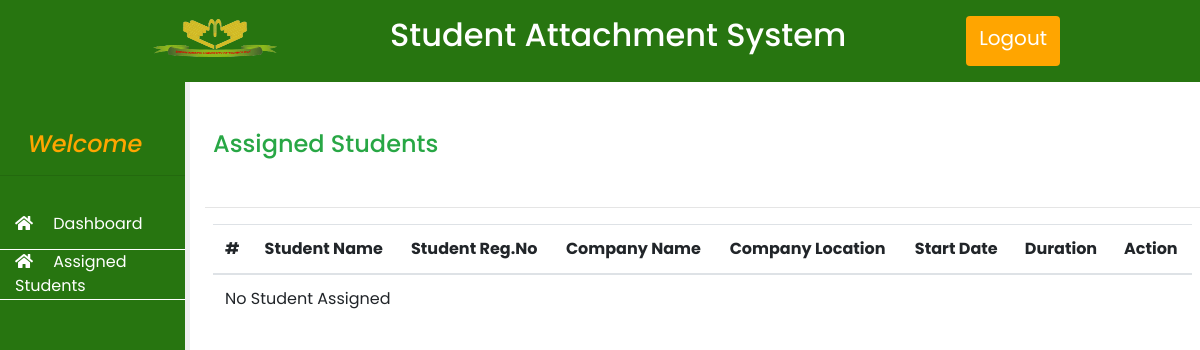
Before: /users/companysupervisor/assignedstudents.php (signed in) with the older database file.
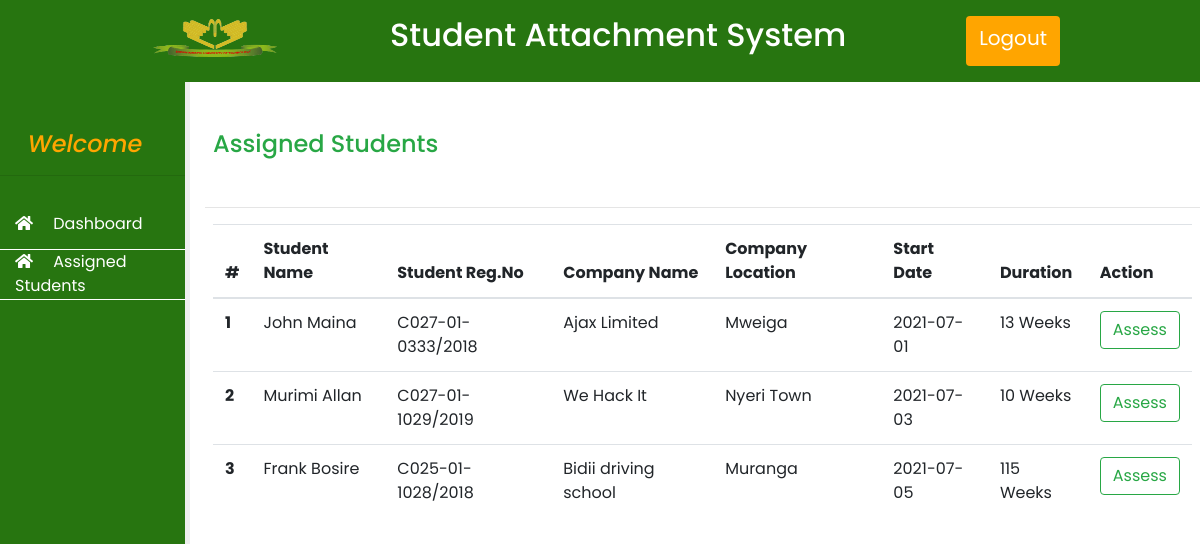
After: the same page with the newer database file.
### tables this page shows
CREATE TABLE `students` (
  `id` int(11) NOT NULL,
  `uniqueid` varchar(255) NOT NULL,
  `fname` varchar(255) NOT NULL,
  `lname` varchar(255) NOT NULL,
  `regno` varchar(255) NOT NULL,
  `password` varchar(255) NOT NULL,
  `supervisor` varchar(200) NOT NULL DEFAULT '',
  `csupervisor` varchar(200) NOT NULL DEFAULT '',
  `course` varchar(200) NOT NULL,
  `year` int(11) NOT NULL
);

CREATE TABLE `tbl_registered_attachments` (
  `id` int(11) NOT NULL,
  `studentid` varchar(200) NOT NULL,
  `companyname` varchar(200) NOT NULL,
  `companylocation` varchar(200) NOT NULL,
  `companyaddress` varchar(200) NOT NULL,
  `companycontact` varchar(200) NOT NULL,
  `role` varchar(200) NOT NULL,
  `duration` varchar(200) NOT NULL,
  `startdate` date NOT NULL
);

### users/companysupervisor/functions_all.php (the view)
<?php
function getAllAssignedStudents($csupid){
    include "includes/config.php";
    $supresult = mysqli_query($conn, "SELECT * from company_supervisors where uniqueid = '$csupid'");
    $suprow = mysqli_fetch_assoc($supresult);
    $result = mysqli_query($conn, "SELECT * from students where csupervisor ='$suprow[email]' ");
    if (mysqli_num_rows($result) > 0) {
        $count = 0;
        while ($row = mysqli_fetch_assoc($result)) {
            $count++;
            $compresult = mysqli_query($conn, "SELECT * from tbl_registered_attachments where studentid ='$row[uniqueid]' ");
            $comrow = mysqli_fetch_assoc($compresult)
        ?>
            <tr>
                <th><?php echo $count ?></th>
                <td><?php echo $row['fname']." ".$row['lname']  ?></td>
                <td><?php echo $row['regno'] ?></td>
                <td><?php echo $comrow['companyname'] ?></td>
                <td><?php echo $comrow['companylocation'] ?></td>
                <td><?php echo $comrow['startdate'] ?></td>
                <td><?php echo $comrow['duration']." Weeks" ?></td>
                <td> <a href="assess.php?studentid=<?php echo $row['uniqueid'] ?>" class="btn btn-outline-success">Assess</a></td>
            </tr>
<?php
        }
    } else {
        echo "<tr><td colspan='5'>No Student Assigned</td></tr>";
    }
}
?>

Changed rows visible on the page:
now on this page (row edited): students: fname "John", lname "Maina", regno "C027-01-0333/2018", tbl_registered_attachments.companyname "Ajax Limited", tbl_registered_attachments.companylocation "Mweiga", tbl_registered_attachments.startdate "2021-07-01", tbl_registered_attachments.duration "13"
now on this page (row edited): students: fname "Murimi", lname "Allan", regno "C027-01-1029/2019", tbl_registered_attachments.companyname "We Hack It", tbl_registered_attachments.companylocation "Nyeri Town", tbl_registered_attachments.startdate "2021-07-03", tbl_registered_attachments.duration "10"
added students: fname "Frank", lname "Bosire", regno "C025-01-1028/2018", tbl_registered_attachments.companyname "Bidii driving school", tbl_registered_attachments.companylocation "Muranga", tbl_registered_attachments.startdate "2021-07-05", tbl_registered_attachments.duration "115"
Other visible differences:
text no longer shown: "No Student Assigned"
